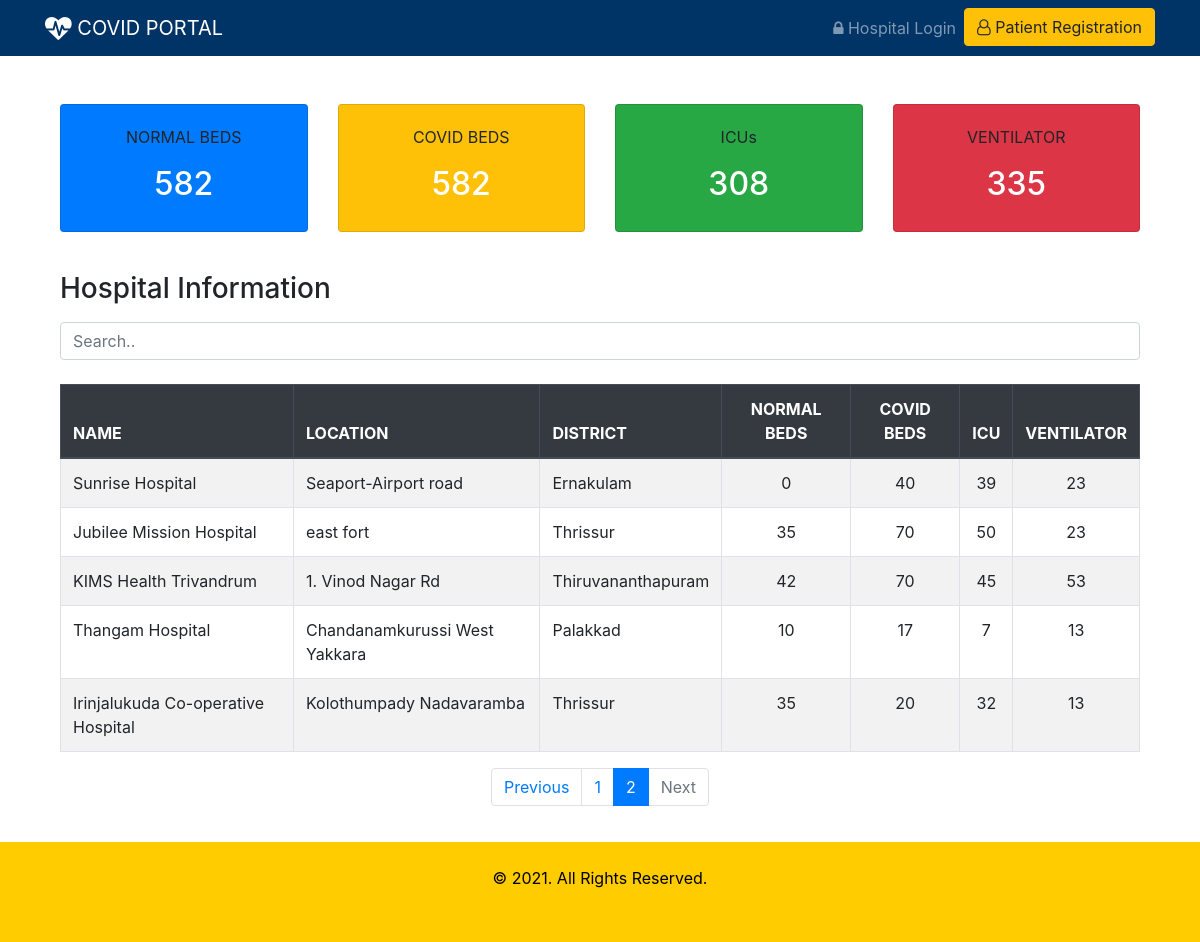
Before: /beds/?page=2 with the older database file.
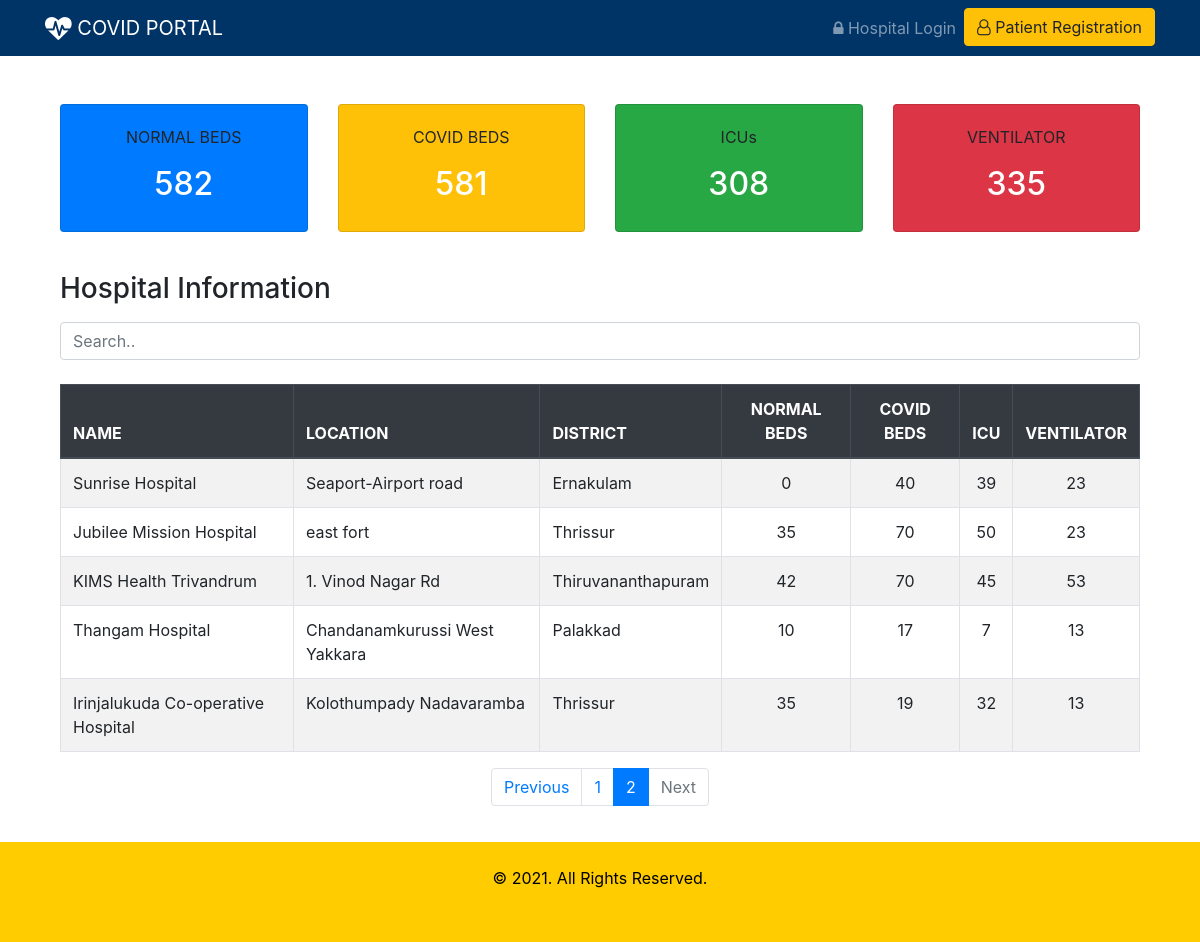
After: the same page with the newer database file.
### beds/models.py (models this page shows, shortened)
class Hospital(models.Model):
    sc = (
    ('gov', 'Government'),
    ('prv', 'Private')
    )
    name = models.CharField(max_length=50)
    location = models.CharField(max_length=50)
    district = models.CharField(max_length=2, choices=dt)
    phone = models.CharField(max_length=12)
    sector = models.CharField(max_length=3, choices=sc)
    covid_beds = models.IntegerField()
    normal_beds = models.IntegerField()
    icu_beds = models.IntegerField()
    ventilator = models.IntegerField()
    user = models.OneToOneField(User, on_delete=models.CASCADE)

### beds/views.py (the view)
# urls.py: path('', views.index, name='index'),
def index(request):
    normal_beds = Hospital.objects.aggregate(total=Sum('normal_beds'))
    covid_beds = Hospital.objects.aggregate(total=Sum('covid_beds'))
    icu = Hospital.objects.aggregate(total=Sum('icu_beds'))
    ventilator = Hospital.objects.aggregate(total=Sum('ventilator'))
    page = request.GET.get('page', 1)
    hospital_list = Hospital.objects.all()
    paginator = Paginator(hospital_list, 5)
    try:
        hospitals = paginator.page(page)
    except PageNotAnInteger:
        hospitals = paginator.page(1)
    except EmptyPage:
        hospitals = paginator.page(paginator.num_pages)
    context = {
        'normal_beds': normal_beds,
        'covid_beds': covid_beds,
        'icu': icu,
        'ventilator': ventilator,
        'hospitals': hospitals
    }
    return render(request, 'beds/summary.html', context)

### beds/templates/beds/summary.html (shortened to what this page needs)
{% extends 'beds/index.html' %}
{% block content %}
<div class="container mt-4 pt-4 pb-4">
  <div class="card-deck">
    <div class="card bg-primary">
      <div class="card-body text-center">
        <p class="card-text">NORMAL BEDS</p>
        <h2 class="text-white">{{ normal_beds.total }}</h2>
      </div>
    </div>
    <div class="card bg-warning">
      <div class="card-body text-center">
        <p class="card-text">COVID BEDS</p>
        <h2 class="text-white">{{ covid_beds.total }}</h2>
      </div>
    </div>
    <div class="card bg-success">
      <div class="card-body text-center">
        <p class="card-text">ICUs</p>
        <h2 class="text-white">{{ icu.total }}</h2>
      </div>
    </div>
    <div class="card bg-danger">
      <div class="card-body text-center">
        <p class="card-text">VENTILATOR</p>
        <h2 class="text-white">{{ ventilator.total }}</h2>
      </div>
    </div>
  </div>
</div>
<div class="container mt-3">
  <h3 class="mb-3">Hospital Information</h3>
  <input class="form-control" id="myInput" type="text" placeholder="Search..">
  <br>
  <table class="table table-bordered table-striped table-hover">
    <thead class="thead-dark">
      <tr>
        <th>NAME</th>
        <th>LOCATION</th>
        <th>DISTRICT</th>
        <th class="text-center">NORMAL BEDS</th>
        <th class="text-center">COVID BEDS</th>
        <th class="text-center">ICU</th>
        <th class="text-center">VENTILATOR</th>
      </tr>
    </thead>
    <tbody id="myTable">
      {% for hospital in hospitals %}
        <tr>
          <td>{{ hospital.name }}</td>
          <td>{{ hospital.location}}</td>
          <td>{{ hospital.get_district_display}}</td>
          <td class="text-center">{{ hospital.normal_beds}}</td>
          <td class="text-center">{{ hospital.covid_beds}}</td>
          <td class="text-center">{{ hospital.icu_beds}}</td>
          <td class="text-center">{{ hospital.ventilator}}</td>
        </tr>
      {% endfor %}
    </tbody>
  </table>
  {% if hospitals.has_other_pages %}
  <nav aria-label="Pagination">
    <ul class="pagination justify-content-center">
      {% if hospitals.has_previous %}
        <li class="page-item"><a class="page-link" href="?page={{ hospitals.previous_page_number }}">Previous</a></li>
      {% else %}
        <li class="page-item disabled"><a class="page-link" href="#" tabindex="-1">Previous</a></li>
      {% endif %}
      {% for i in hospitals.paginator.page_range %}
        {% if hospitals.number == i %}
          <li class="page-item active"><a class="page-link" href="#"><span>{{ i }} <span class="sr-only">(current)</span></span></a></li>
        {% else %}
          <li class="page-item"><a class="page-link" href="?page={{ i }}">{{ i }}</a></li>
        {% endif %}
      {% endfor %}
      {% if hospitals.has_next %}
        <li class="page-item"><a class="page-link" href="?page={{ hospitals.next_page_number }}">Next</a></li>
      {% else %}
        <li class="page-item disabled"><a class="page-link" href="#">Next</a></li>
      {% endif %}
    </ul>
  </nav>
  {% endif %}
  <div style="height:120px;"></div>
</div>
{% endblock %}

### beds/templates/beds/index.html (shortened to what this page needs)
{% load static %}
<!DOCTYPE html>
<html lang="en">
<head>
  <link rel="stylesheet" href="https://cdnjs.cloudflare.com/ajax/libs/font-awesome/4.7.0/css/font-awesome.min.css">
  <link rel="stylesheet" href="https://maxcdn.bootstrapcdn.com/bootstrap/4.5.2/css/bootstrap.min.css">
  <link rel="stylesheet" href="{% static 'beds/css/style.css'%}">
</head>
<body>
<nav class="navbar navbar-expand-sm bg-navy navbar-dark">
  <div class="container">
    <a class="navbar-brand" href="#"><i class="fa fa-heartbeat fa-lg"></i> COVID PORTAL</a>
    {% if user.is_authenticated %}
      <ul class="navbar-nav">
        <li class="nav-item">
          <a class="nav-link" href="{% url 'index' %}"><i class="fa fa-home"></i> Home </a>
        </li>
        <li class="nav-item">
          <a class="nav-link" href="{% url 'dashboard' %}"><i class="fa fa-dashboard"></i> Dashboard </a>
        </li>
       <li class="nav-item dropdown">
         <a class="nav-link dropdown-toggle" href="#" id="navbardrop" data-toggle="dropdown">
           <i class="fa fa-user-circle"></i> {{ user.username }}
         </a>
         <div class="dropdown-menu">
           <a class="dropdown-item" href="{% url 'logout' %}">Logout</a>
         </div>
       </li>
      </ul>
    {% else %}
    <ul class="navbar-nav">
      <li class="nav-item">
        <a class="nav-link" href="{% url 'login' %}"><i class="fa fa-lock"></i> Hospital Login</a>
      </li>
      <li class="nav-item">
        <a class="btn btn-warning" href="{% url 'patient_reg' %}"><i class="fa fa-user-o"></i> Patient Registration</a>
      </li>
    </ul>
    {% endif %}
  </div>
</nav>
<div class="container">
  {% block content %}
  {% endblock %}
</div>
<footer class="footer" style="position:fixed; bottom:0; width:100%;">
  <div class="container-fluid p-4" >
    <p class="text-center"> &copy; 2021. All Rights Reserved.</p>
  </div>
</footer>
</body>
</html>

### beds/static/beds/css/style.css (style rules this page uses)
.bg-navy { background-color: #003366; color: white; }
.footer { background-color: #ffcc00; color: black; height: 100px; }

Changed rows visible on the page:
changed Hospital "Irinjalukuda Co-operative Hospital": covid_beds "20" → "19"
Other visible differences:
{{ covid_beds.total }}: "582" → "581"
